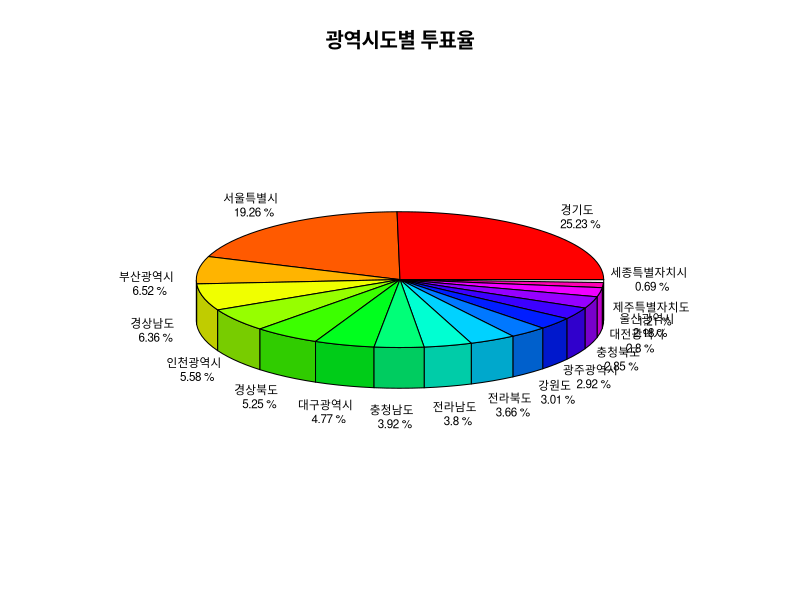
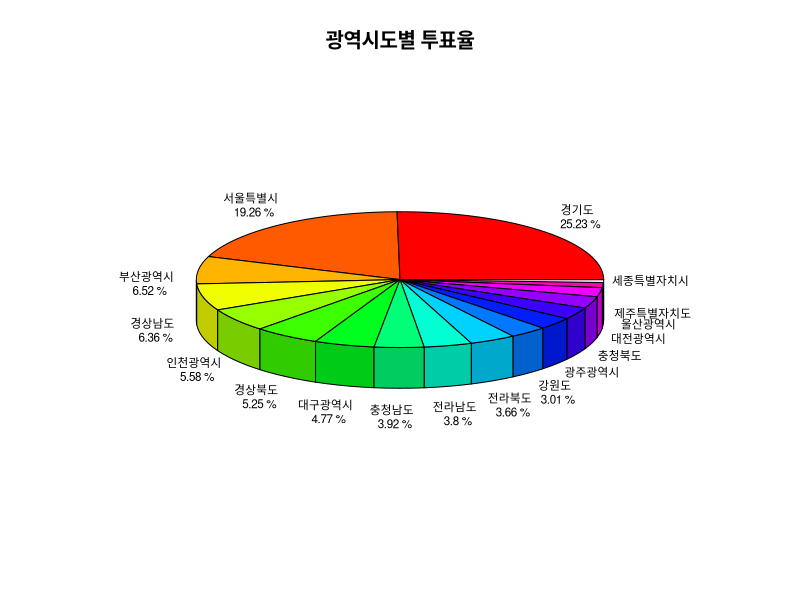
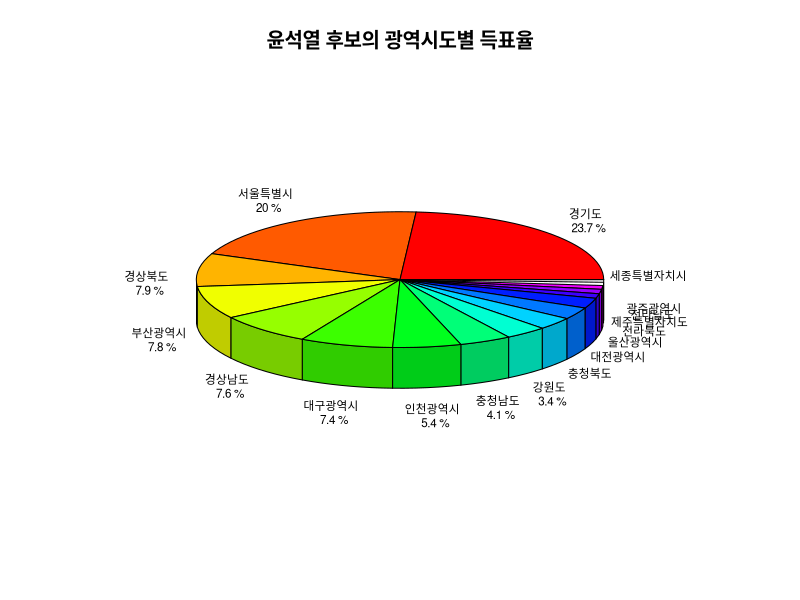
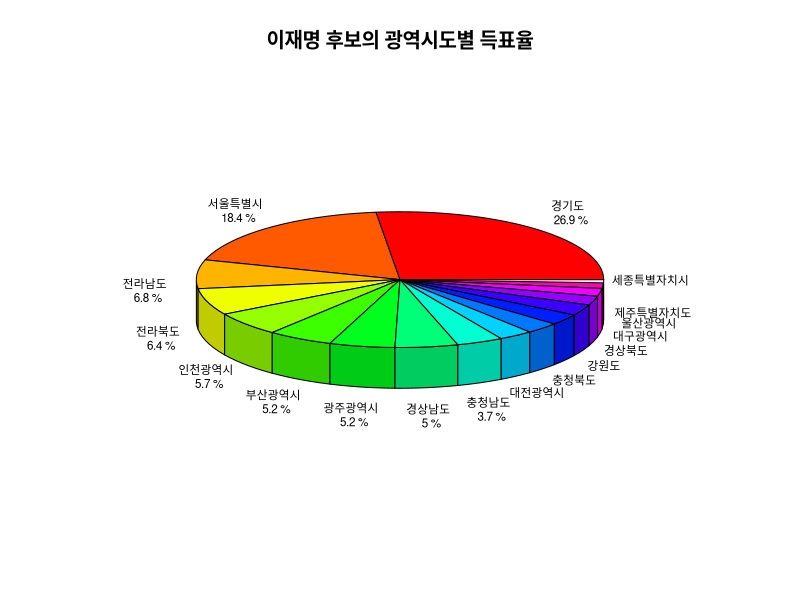
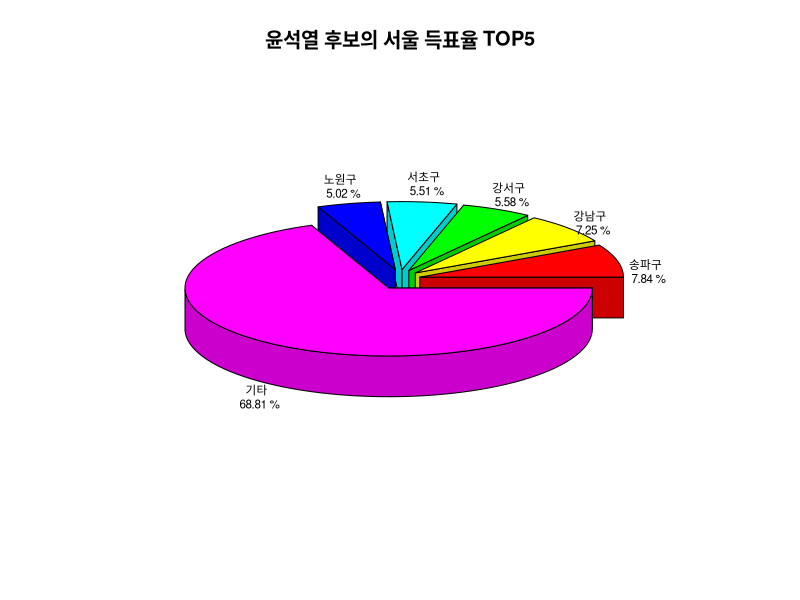
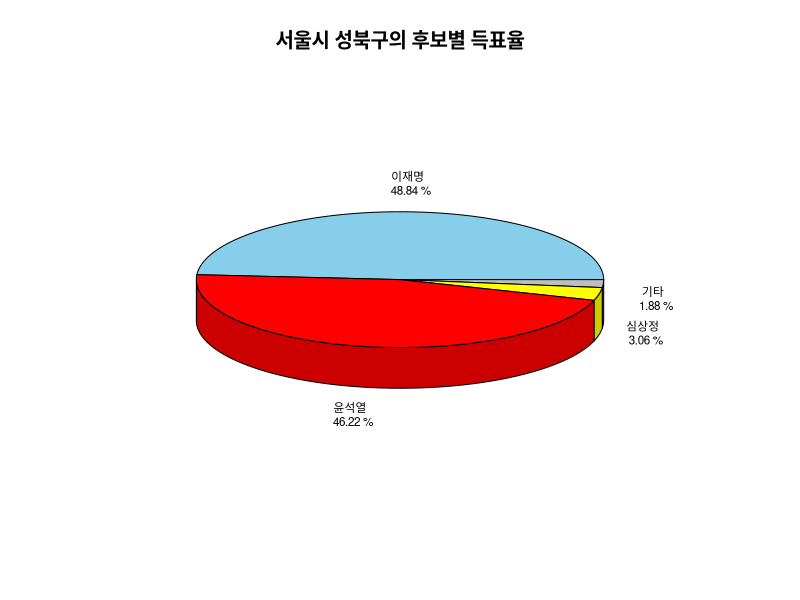
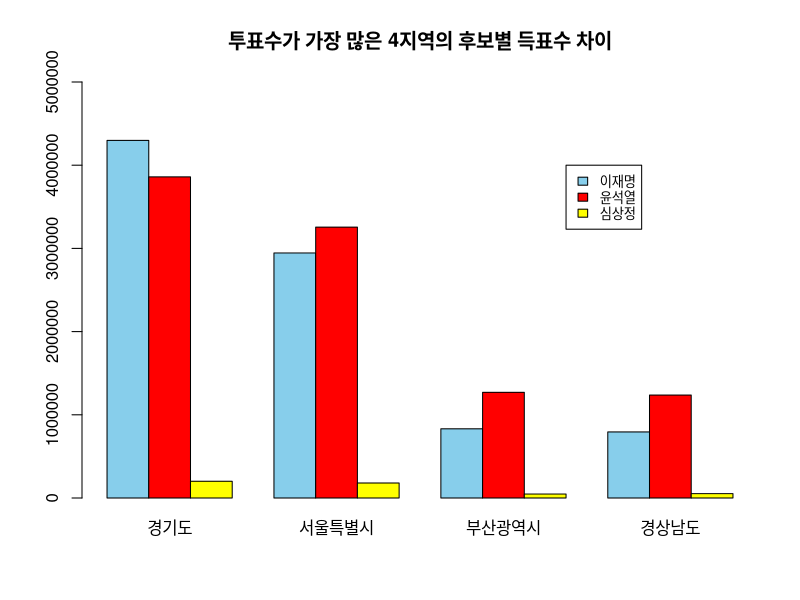
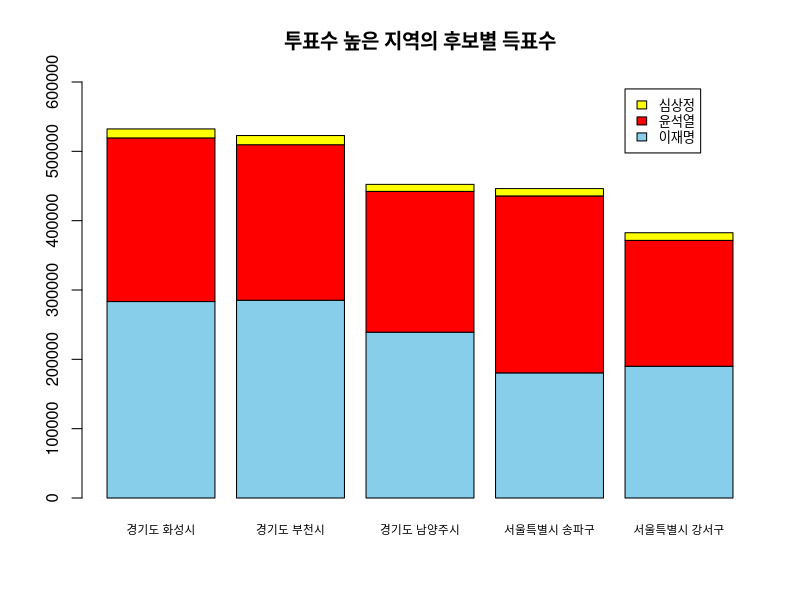

Recreate these plots in R, in order.
## ---- chunk 1
election=read.csv("election_2022.csv")
## ---- chunk 2
head(election)
tail(election)
str(election)
summary(election)
## ---- chunk 3
length(unique(election$광역시도))
length(unique(election$시군구))
nrow(subset(election,election$시군구=="구로구"))
## ---- chunk 4
sum(is.na(election))
## ---- chunk 5
election$electionSum=apply(election[,5:7], 1, sum)
## ---- chunk 6
election$electionRatio=election$electionSum/election$투표수*100
## ---- chunk 7
mean(election$electionRatio)
## ---- chunk 8
library(dplyr)
## ---- chunk 9
arrange(subset(election,electionRatio==max(election$electionRatio)
       |election$electionRatio==min(electionRatio)),
       desc(electionRatio))
## ---- chunk 10
arrange(election[,c(1:2,9)],desc(electionRatio))[1,]
arrange(election[,c(1:2,9)],desc(electionRatio))[nrow(election),]
## ---- chunk 11
write.csv(election,"election.csv",row.names=F)
## ---- chunk 12
y=arrange(aggregate(투표수~광역시도,election,sum),desc(투표수))
x=as.vector(y[,2])
plabels=as.vector(y[,1])
label=paste(plabels,"\n",round(x/sum(y$투표수)*100,2),"%")
## ---- chunk 13
library(plotrix)
## ---- chunk 14
pie3D(x,
    main="광역시도별 투표율",
    col=rainbow(length(label)),
    labels=label,
    labelcex=0.7,
    radius=1
    )
## ---- chunk 15
paste(round(sum(y[c(1,2,5),2])/sum(y[,2])*100,2),"%")
## ---- chunk 16
label2=ifelse(round(x/sum(y$투표수)*100,2)>3,paste(plabels,"\n",round(x/sum(y$투표수)*100,2),"%"),plabels)
pie3D(x,
    main="광역시도별 투표율",
    col=rainbow(length(label2)),
    labels=label2,
    labelcex=0.7,
    )
## ---- chunk 17
yoon=arrange(aggregate(윤석열~광역시도,election,sum),desc(윤석열))
xyoon=as.vector(yoon[,2])
yplabels=as.vector(yoon[,1])
ylabel2=ifelse(round(xyoon/sum(yoon$윤석열)*100,1)>3,paste(yplabels,"\n",round(xyoon/sum(yoon$윤석열)*100,1),"%"),yplabels)
pie3D(xyoon,
    main="윤석열 후보의 광역시도별 득표율",
    col=rainbow(length(ylabel2)),
    labels=ylabel2,
    labelcex=0.7,
    )
## ---- chunk 18
lee=arrange(aggregate(이재명~광역시도,election,sum),desc(이재명))
xlee=as.vector(lee[,2])
lplabels=as.vector(lee[,1])
llabel2=ifelse(round(xlee/sum(lee$이재명)*100,1)>3,paste(lplabels,"\n",round(xlee/sum(lee$이재명)*100,1),"%"),lplabels)
pie3D(xlee,
    main="이재명 후보의 광역시도별 득표율",
    col=rainbow(length(llabel2)),
    labels=llabel2,
    labelcex=0.7,
    )
## ---- chunk 19
sbst=subset(election,광역시도=="서울특별시")
asbst=arrange(sbst,desc(윤석열))[,c(2,6)]
asbst
## ---- chunk 20
sumsbst=sum(asbst[,2])
sumsbst
sumext=sum(asbst[6:nrow(asbst),2])
sumext
## ---- chunk 21
asbst5=head(asbst,5)[,1:2]
asbst5[,1]
## ---- chunk 22
yoondata=c(head(asbst,5)[,2],sumext)
yoondata
## ---- chunk 23
slabel=paste(c(asbst5[,1],"기타"),"\n",
             c(round(asbst5[,2]/sumsbst*100,2),
             round(sumext/sumsbst*100,2)),"%")
slabel
## ---- chunk 24
pie3D(yoondata,
    main="윤석열 후보의 서울 득표율 TOP5",
    col=rainbow(length(yoondata)),
    labels=slabel,
    labelcex=0.7,
    explode=0.1
    )
## ---- chunk 25
selection=election[election$시군구=='성북구',5:7];selection
nselection=as.numeric(selection[1,]);nselection
election[election$시군구=='성북구',4]
nlabel=round(c(nselection,election[election$시군구=='성북구',4]-sum(nselection))/election[election$시군구=='성북구',4]*100,2);nlabel
label=paste(c(colnames(selection),"기타"),"\n",nlabel,"%");label
edata=sort(c(nselection,election[election$시군구=='성북구',4]),decreasing=T)
## ---- chunk 26
edata
pie3D(nlabel,
    main="서울시 성북구의 후보별 득표율",
    col=c("skyblue","red","yellow","gray"),
    labels=label,
    labelcex=0.7,
    )
## ---- chunk 27
taggr=aggregate(cbind(투표수,이재명,윤석열,심상정)~광역시도,election,sum);taggr
taggr4=head(arrange(taggr, desc(taggr$투표수)),4);taggr4
mattaggr4=as.matrix(taggr4[,-(1:2)]);mattaggr4
rownames(mattaggr4)=taggr4$광역시도;mattaggr4
## ---- chunk 28
options(scipen=100)
barplot(t(mattaggr4[,1:3]),
        main="투표수가 가장 많은 4지역의 후보별 득표수 차이",
        beside=T,
        col=c("skyblue","red","yellow"),
        ylim=c(0,5000000)
        )
legend(12,4000000,
       colnames(mattaggr4)[1:3],
       fill=c("skyblue","red","yellow"),
       cex=0.8
       )
## ---- chunk 29
btaggr=aggregate(cbind(투표수,이재명,윤석열,심상정)~paste(광역시도, 시군구),election,sum);btaggr
btaggr5=head(arrange(btaggr, desc(btaggr$투표수)),5);btaggr5
bmattaggr5=as.matrix(btaggr5[,-(1:2)]);bmattaggr5
rownames(bmattaggr5)=btaggr5$`paste(광역시도, 시군구)`;bmattaggr5
## ---- chunk 30
options(scipen=100)
barplot(t(bmattaggr5[,1:3]),
        main="투표수 높은 지역의 후보별 득표수",
        col=c("skyblue","red","yellow"),
        ylim=c(0,600000),
        cex.names = 0.7,
        )
legend(5,590000,
       colnames(bmattaggr5)[3:1],
       fill=c("yellow","red","skyblue"),
       cex=0.8
       )
